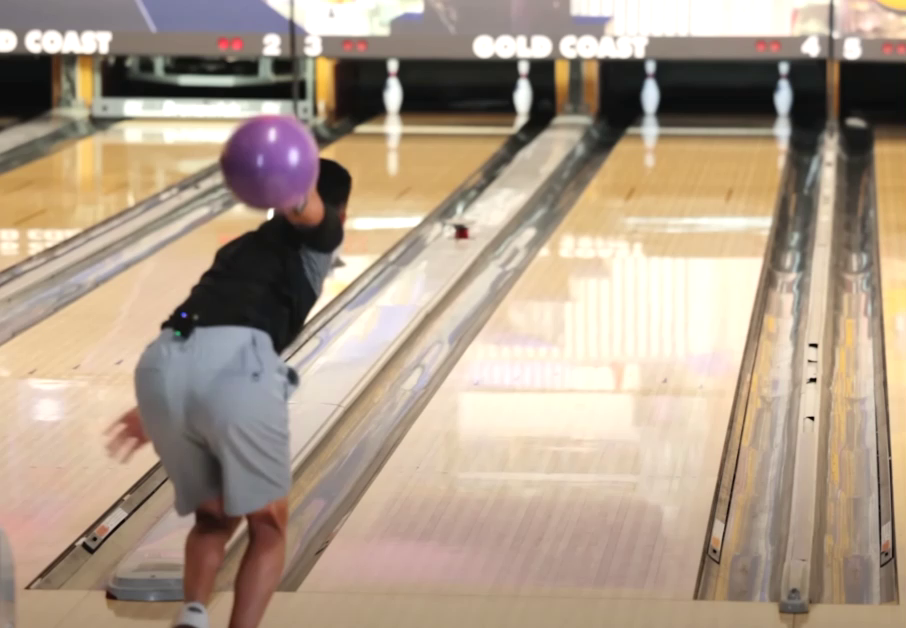
#> input picture frame 30 of data/Recording_1.mp4, 906 x 628 px, given in place of Recording_3.mp4, which was not available
$ jupyter execute --allow-errors Template_matching_3.ipynb   (text cells are left out)
#> lines starting #> are read from the running program, lines starting #| are printed output that depends on the picture; pictures that were not available may be replaced by others from this repository, and a replacement may not be noted
[cell 1]
import numpy as np
import cv2
from pathlib import Path
from matplotlib import pyplot as plt
import pandas as pd

[cell 2]
video_number = "3"
# Define the relative path to the video file
notebook_dir = Path().resolve()
project_root = notebook_dir.parent.parent
video_path = project_root / "data" / f"recording_{video_number}" / f"Recording_{video_number}.mp4"
video_path = str(video_path)

# --- Load frame ---
frame_index = 30
cap = cv2.VideoCapture(video_path)
cap.set(cv2.CAP_PROP_POS_FRAMES, frame_index)
ret, frame = cap.read()
#> frame is the input picture: shape (628, 906, 3); mean B, G, R 137.7, 156, 173.8
cap.release()

if not ret:
    raise RuntimeError("Failed to read the frame")

height, width = frame.shape[:2]
#> height = 628; width = 906

# Define the input path for the lines CSV file
input_lines_path = project_root / "data" / "auxiliary_data" / "lane_lines" / f"definitive_lines_{video_number}.csv"
#> (the rest of this cell did not finish here and is left out)

[cell 3]
# Function to display an image
def showImage(image, title="Image"):
    plt.figure(figsize=(10, 6))
    plt.imshow(cv2.cvtColor(image, cv2.COLOR_BGR2RGB))
    plt.title(title)
    plt.axis("off")
    plt.show()

[cell 4]
template = cv2.imread('intermediate_data/Template_pin_3.png', 0) # 0 for the grayscale image
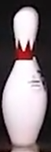
#> input picture notebook/lane_detection/intermediate_data/Template_pin_3.png, 51 x 152 px
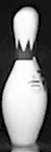
#> template: shape (152, 51); min 0, max 255, mean 126.1

h, w = template.shape
#> h = 152; w = 51

showImage(template, "Template")

[cell 5]
# --- Helper functions ---
# [25 lines left out: function get_extended_line, not called in this run]

[cell 6]
# [16 lines left out: function get_intersection, not called in this run]

#> (a cell that did not finish here is left out)

#> (a cell that did not finish here is left out)

#> (a cell that did not finish here is left out)

[cell 10]
# Threshold for black (treat anything darker than this as black)
black_thresh = 30

# Convert masked image to grayscale for easier intensity check
#> (the rest of this cell did not finish here and is left out)

#> (a cell that did not finish here is left out)

[cell 12]
# --- Calculate the distance between the two intersection points ---
def euclidean_distance(p1, p2):
    return np.sqrt((p2[0] - p1[0])**2 + (p2[1] - p1[1])**2)

#> (the rest of this cell did not finish here and is left out)

[cell 13]
lane_width = 1066
pin_height_real = 381 + 40 # 20 is the margin taken from the template
pin_height_template = h
#> pin_height_template = 152
pin_width_template = w
#> pin_width_template = 51

#> (the rest of this cell did not finish here and is left out)

$ run again, starting later in the video
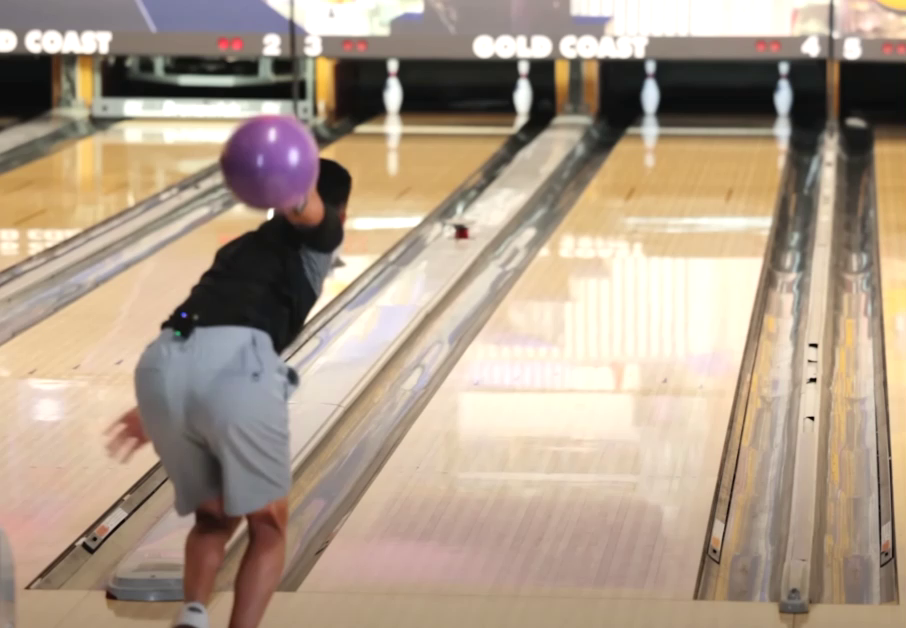
#> input picture frame 30 of data/Recording_1.mp4, 906 x 628 px, given in place of Recording_3.mp4, which was not available
#> frame is the input picture: shape (628, 906, 3); mean B, G, R 137.7, 156, 173.8
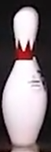
#> input picture notebook/lane_detection/intermediate_data/Template_pin_3.png, 51 x 152 px

$ run again, starting later in the video
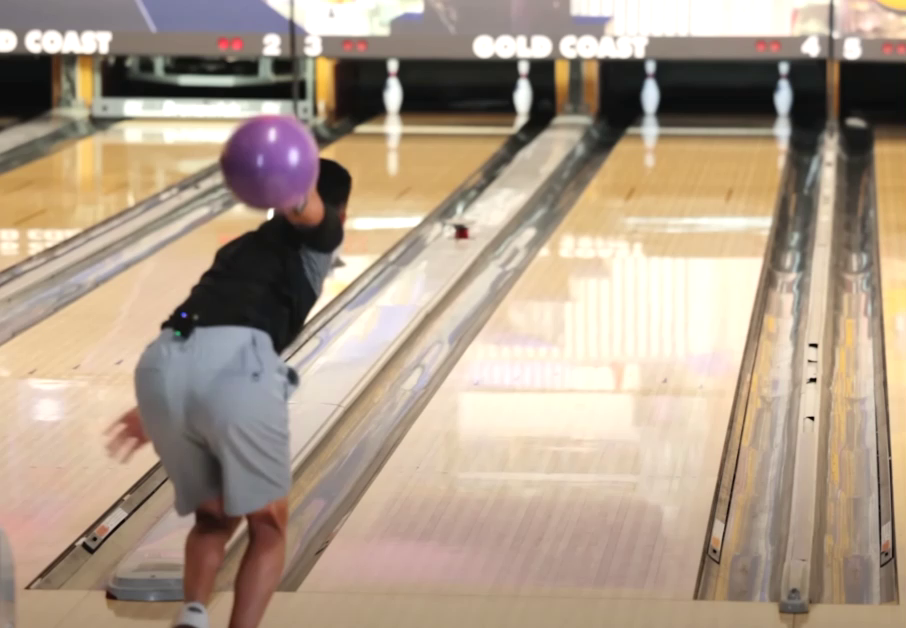
#> input picture frame 30 of data/Recording_1.mp4, 906 x 628 px, given in place of Recording_3.mp4, which was not available
#> frame is the input picture: shape (628, 906, 3); mean B, G, R 137.7, 156, 173.8
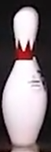
#> input picture notebook/lane_detection/intermediate_data/Template_pin_3.png, 51 x 152 px
